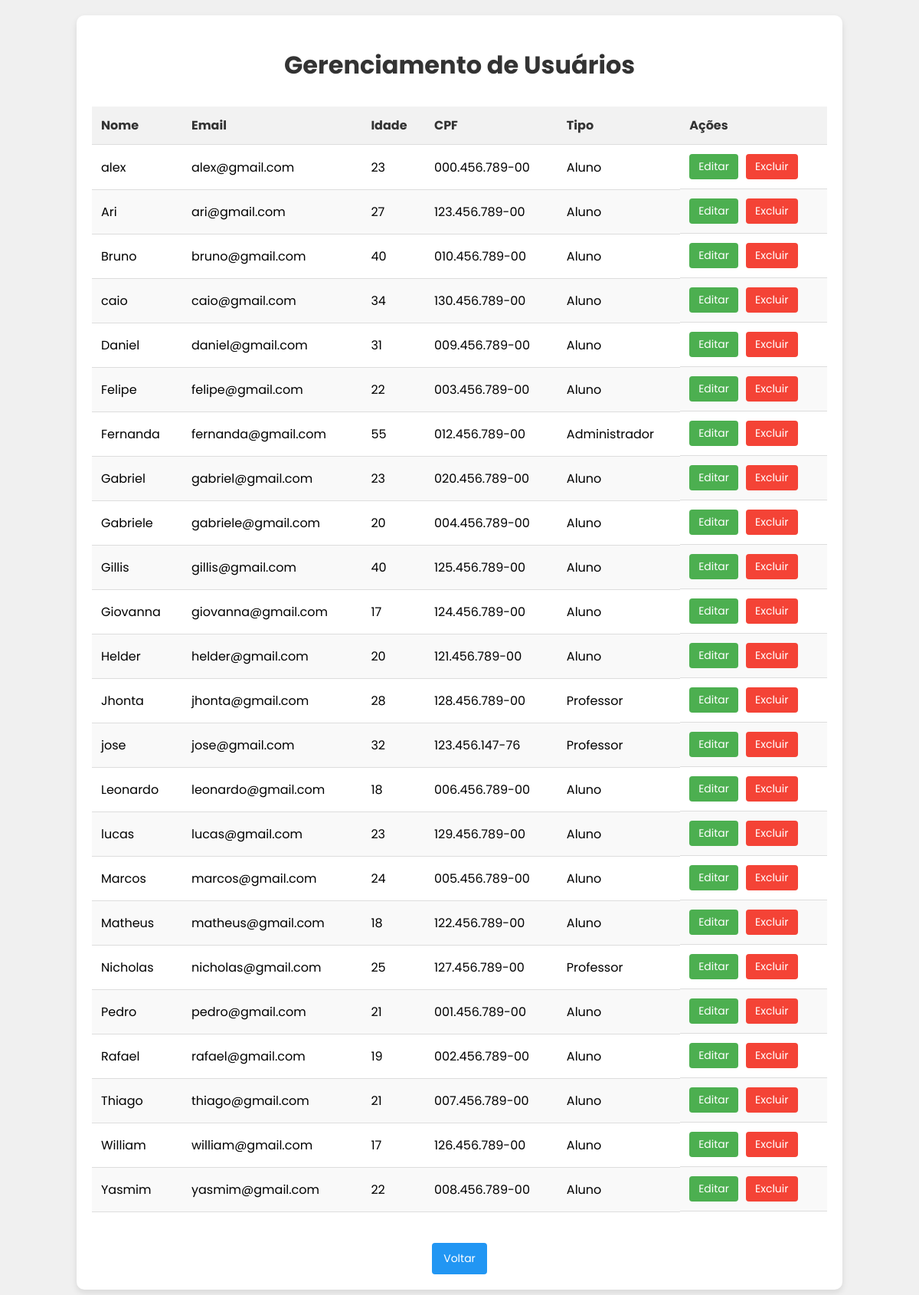
The app's page /gerenciar_usuarios.php (signed in), older data.
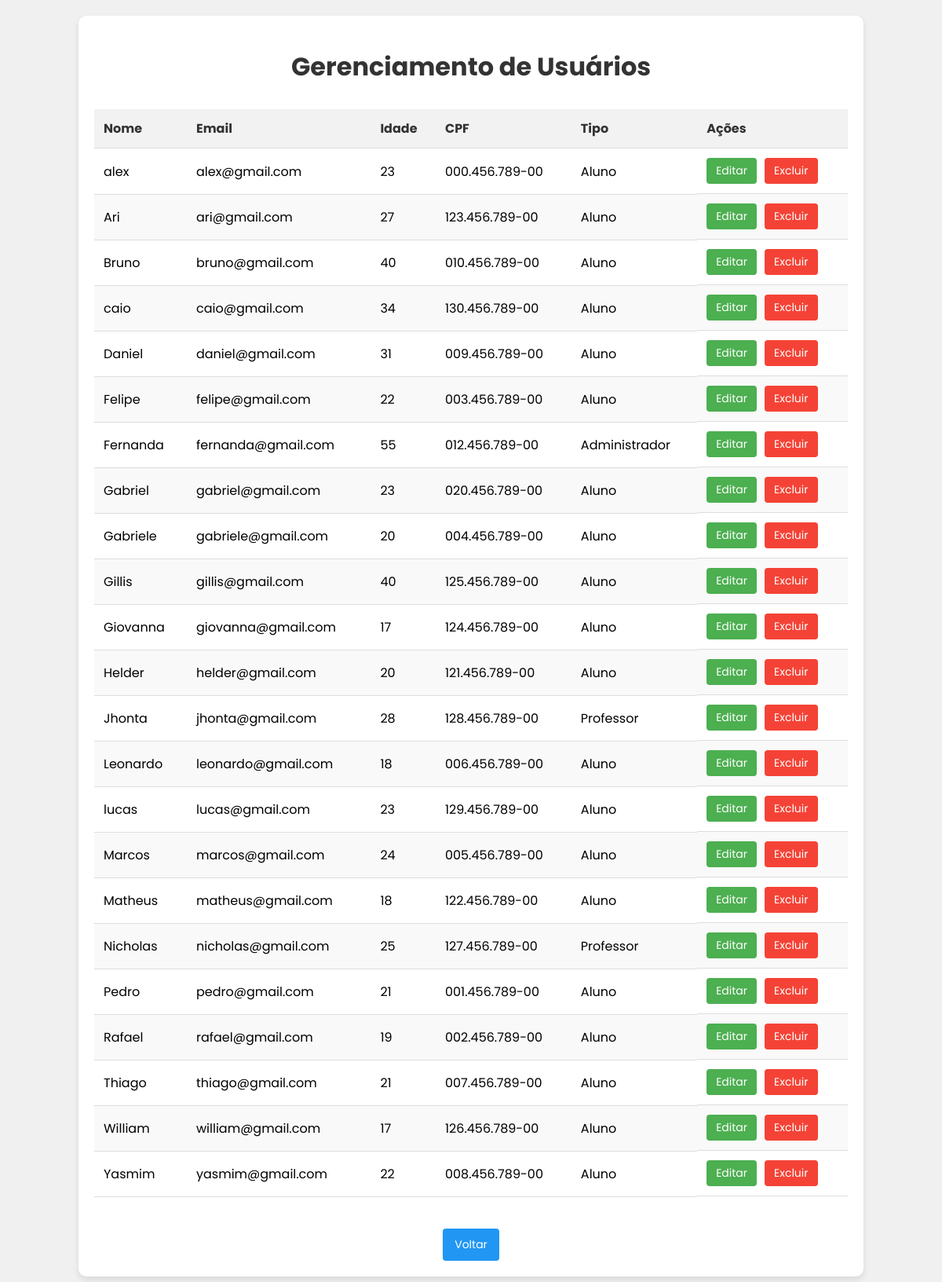
The same page, newer data.
### tables this page shows
CREATE TABLE usuarios (
  id INT NOT NULL AUTO_INCREMENT,
  nome VARCHAR(40) NOT NULL,
  email VARCHAR(50) UNIQUE NOT NULL,
  idade INT NOT NULL,
  cpf VARCHAR(14) UNIQUE NOT NULL,
  senha VARCHAR(255) NOT NULL,
  tipo ENUM('Professor','Aluno', "Administrador") NOT NULL,
  PRIMARY KEY (id)
);

### gerenciar_usuarios.php (the view, shortened to what this page needs)
<?php
include("conexao.php");
if (!isset($_SESSION['admin_id'])) {
    header("Location: index.html");
    exit;
}
else {
    $admin_id = $_SESSION['admin_id'];
}
$sql = "SELECT id, nome, email, idade, cpf, tipo FROM usuarios WHERE id != $admin_id ORDER BY nome";
$resultado = mysqli_query($connection, $sql);
?>
<!DOCTYPE html>
<html lang="pt-br">
<head>
    <link rel="stylesheet" href="Style/gerUser.css">
</head>
<body>
    <div class="container">
        <h1>Gerenciamento de Usuários</h1>
        <?php if (mysqli_num_rows($resultado) > 0): ?>
            <table>
                <thead>
                    <tr>
                        <th>Nome</th>
                        <th>Email</th>
                        <th>Idade</th>
                        <th>CPF</th>
                        <th>Tipo</th>
                        <th>Ações</th>
                    </tr>
                </thead>
                <tbody>
                    <?php while ($usuario = mysqli_fetch_assoc($resultado)): ?>
                        <tr>
                            <td><?php echo htmlspecialchars($usuario['nome']); ?></td>
                            <td><?php echo htmlspecialchars($usuario['email']); ?></td>
                            <td><?php echo htmlspecialchars($usuario['idade']); ?></td>
                            <td><?php echo htmlspecialchars($usuario['cpf']); ?></td>
                            <td><?php echo htmlspecialchars($usuario['tipo']); ?></td>
                            <td class="acoes">
                                <a href="editar_usuario.php?id=<?php echo $usuario['id']; ?>" class="btn btn-editar">Editar</a>
                                <form method="post" style="display: inline;">
                                    <button type="submit" name="deletar" class="btn btn-excluir" onclick="return confirm('Tem certeza que deseja excluir este usuário?')">Excluir</button>
                                </form>
                            </td>
                        </tr>
                    <?php endwhile; ?>
                </tbody>
            </table>
        <?php else: ?>
            <p>Nenhum usuário cadastrado.</p>
        <?php endif; ?>
        <div style="text-align: center;">
            <a href="administrador.php" class="btn btn-voltar">Voltar</a>
        </div>
    </div>
</body>
</html>

Row changes from the older to the newer data that the page shows:
removed usuarios: nome "jose", email "jose@gmail.com", idade "32", cpf "123.456.147-76", tipo "Professor"
